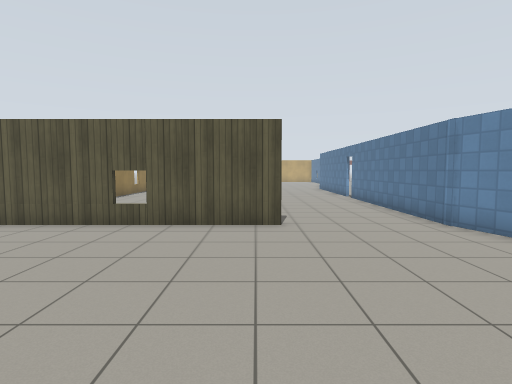
view 1 (above)

15 first-person views from a walk through a world built for the Gazebo simulator. The camera is 1.3 m above the floor, tilts 4° down and sees 80° across. The floor is counted in squares, 1 m on a side. Each view is taken from the middle of a square. On the plan, view 1 faces up. The plan holds only what a view shows up to about 14 squares ahead; the rest is blank. Gazebo's built-in surfaces are drawn with simple patterns.

view 2
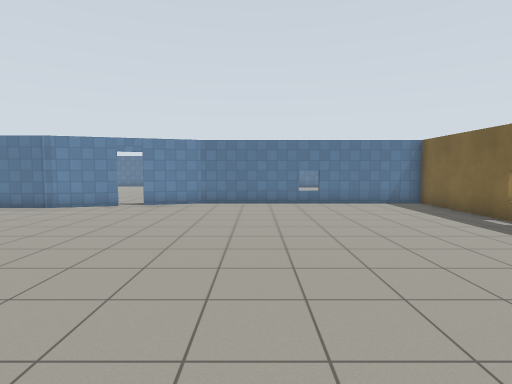

view 3
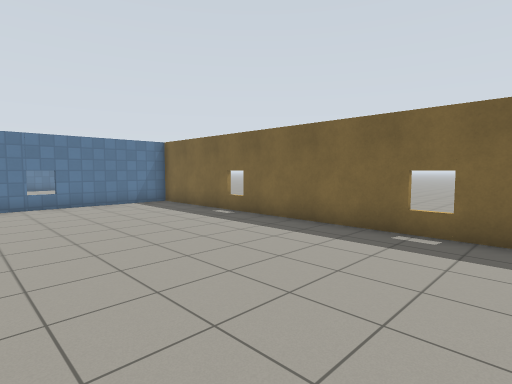

view 4
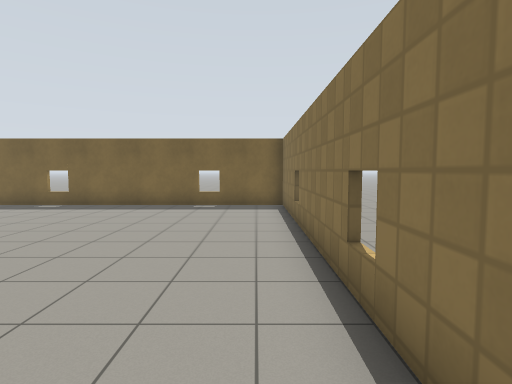

view 5
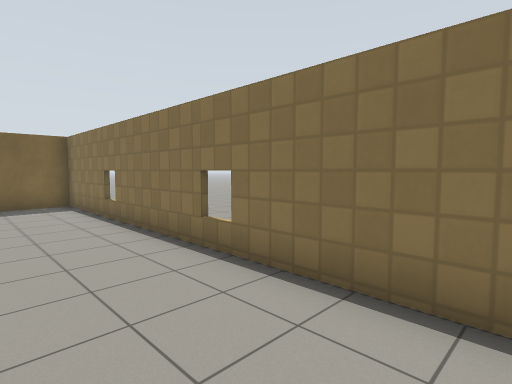

view 6
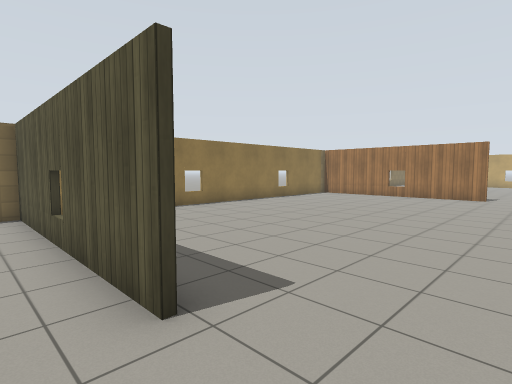

view 7
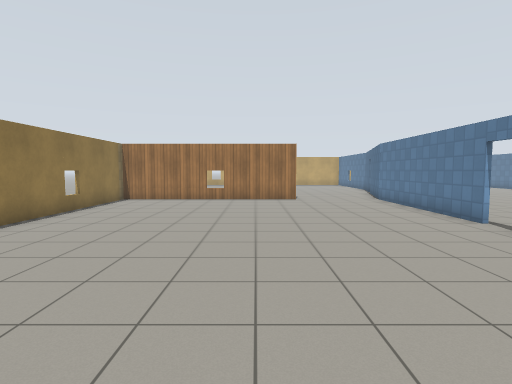

view 8
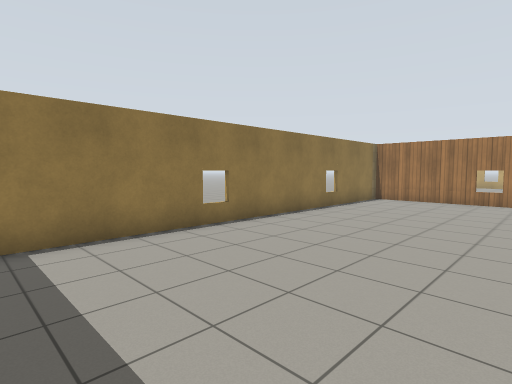

view 9
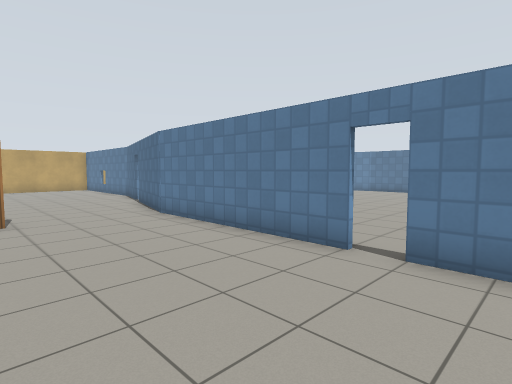

view 10
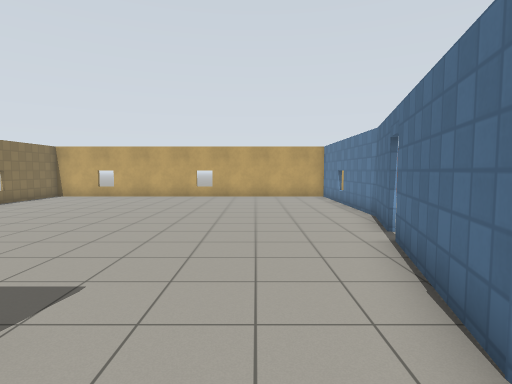

view 11
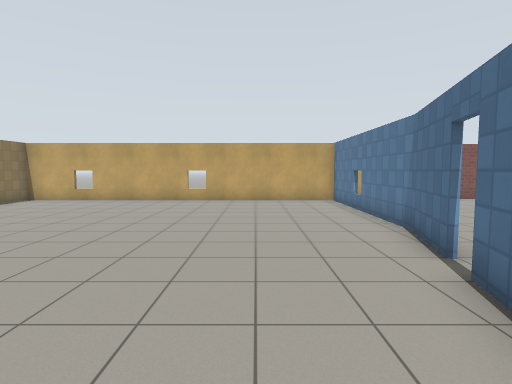

view 12
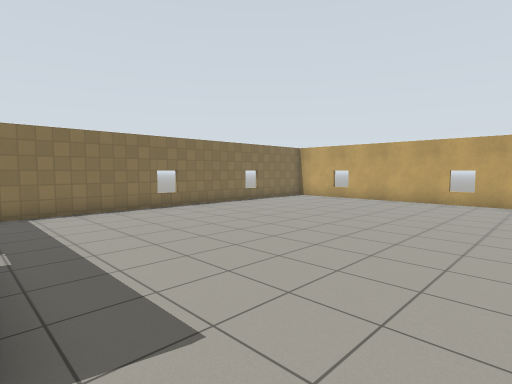

view 13
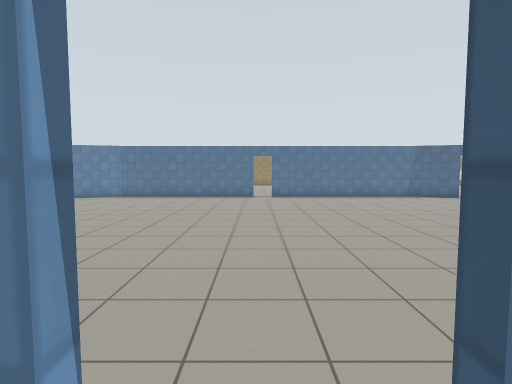

view 14
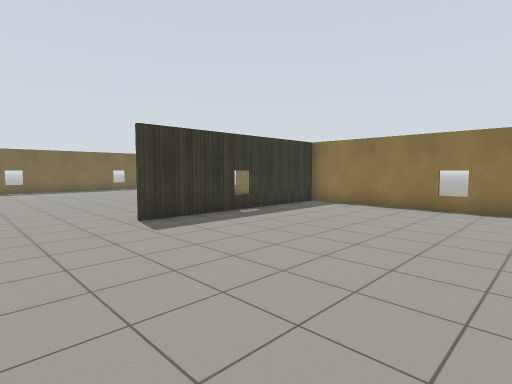

view 15
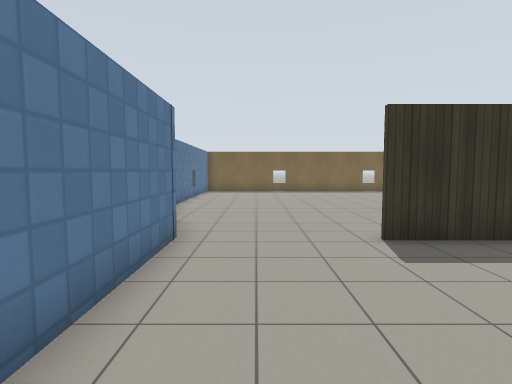

### Floor plan
Ten units are one square. View 1 is at (0, 0); x grows to the right and y downward. Boxes are objects, and circles mark ways between rooms. Rooms are numbered by the first view taken in them; rooms with no view inside come last. Other rooms are left out.
<svg viewBox="-75 -359 157 429">
<path fill="none" stroke="#000" d="M-4 -72 -70 -72 -70 65 61 65 61 -22M61 -21 55 -42M46 -154 46 -204M6 -72 -4 -72M-6 -218 -70 -218 -70 -74 6 -74M46 -70 46 -146M52 -51 45 -74M58 -264 64 -287M64 -285 64 -354M9 -218 -6 -218M45 -217 56 -257M46 -204 46 -219M77 -354 -70 -354 -70 -228"/>
<circle cx="15" cy="-52" r="3" fill="#2a7"/>
<circle cx="20" cy="-210" r="3" fill="#2a7"/>
<text x="-10" y="0">1</text>
<text x="-10" y="-140">2</text>
<text x="0" y="-290">3</text>
</svg>
Room 1 opens to room 2. Room 2 opens to room 3.

Where each view was taken, in squares from view 1:
view 1: 0 up, 0 right, facing up
view 2: 0 up, 6 left, facing right
view 3: 0 up, 6 left, facing down-right
view 4: 5 up, 6 left, facing down
view 5: 6 up, 4 left, facing down-left
view 6: 6 up, 3 right, facing up-left
view 7: 8 up, 1 left, facing up
view 8: 8 up, 1 left, facing up-left
view 9: 13 up, 0 right, facing up-right
view 10: 20 up, 3 right, facing up
view 11: 22 up, 3 right, facing up
view 12: 22 up, 3 right, facing up-left
view 13: 15 up, 4 right, facing right
view 14: 15 up, 4 right, facing down-left
view 15: 13 up, 3 right, facing down
